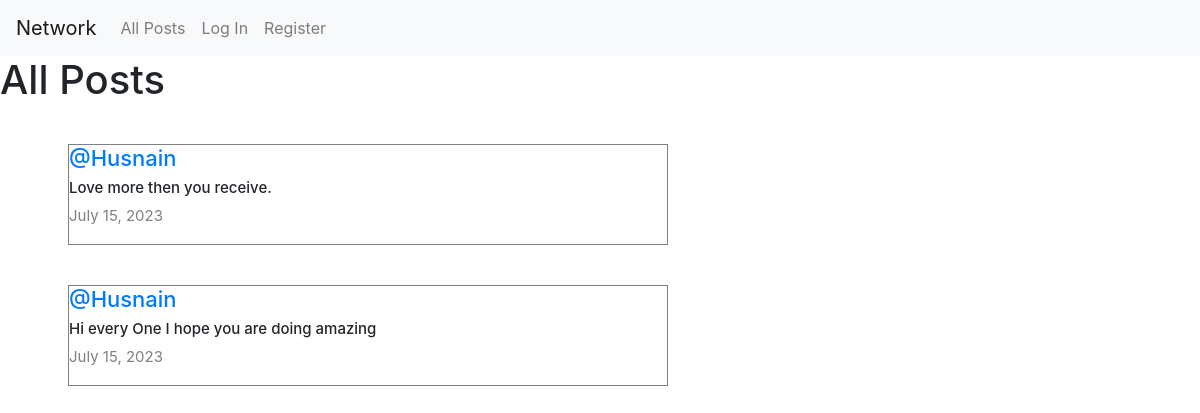
The app's page /, older data.
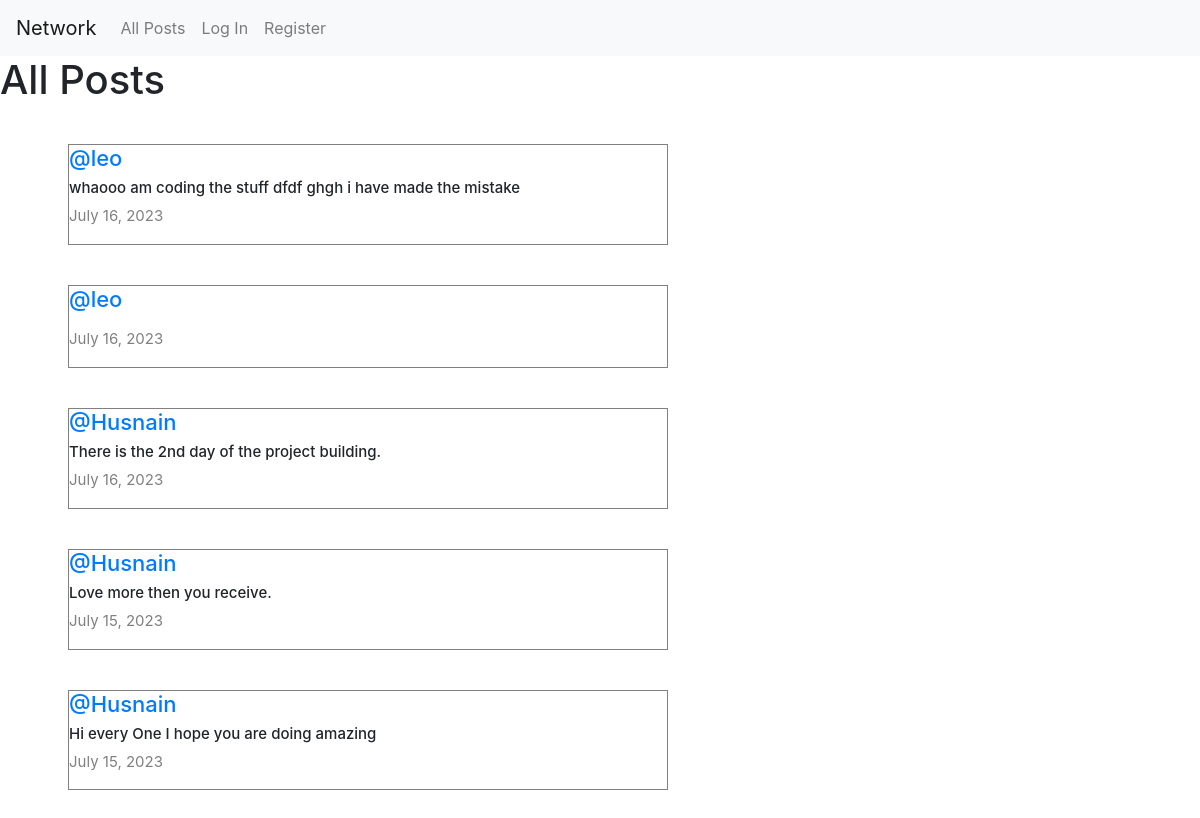
The same page, newer data.
### network/models.py (models this page shows, shortened)
class Post(models.Model):
    content= models.CharField(max_length=140)
    user=models.ForeignKey(User,on_delete=models.CASCADE,related_name="author")
    date=models.DateField(auto_now_add=True)

class User(AbstractUser):
    pass

### network/views.py (the view)
# urls.py: path("", views.index, name="index"),
def index(request):
    allPosts= Post.objects.all().order_by("id").reverse()
    paginator = Paginator(allPosts,10)
    page_number= request.GET.get('page')
    posts_of_the_page = paginator.get_page(page_number)
    allLikes = Like.objects.all()
    whoYouLiked = []
    try:
        for like in allLikes:
            if like.user.id == request.user.id:
                whoYouLiked.append(like.post.id)
    except:
        whoYouLiked=[]
    return render(request,"network/index.html",{
        "allPosts":allPosts,
        "posts_of_the_page":posts_of_the_page,
        "whoYouLiked":whoYouLiked
    })

### network/templates/network/index.html (shortened to what this page needs)
{% extends "network/layout.html" %}
{% block body %}
<h1>All Posts</h1>
<div class="all-posts mx-5" style="display: flex; justify-content: flex-start; flex-direction: column; margin: 20px;">
    {% for post in posts_of_the_page %}
        <div class="post" style="border: 0.3px solid gray; display: flex; justify-content: center; flex-direction: column; max-width: 600px; box-sizing: border-box; margin: 20px;">
            <h5 class="username" style="font-size:22px;"><a href="{% url 'profile' user_id=post.user.id %}">@{{ post.user }}</a></h5>
            <h6 class="content" id="content_{{post.id}}" style="font-size:15px;">{{ post.content }}</h6>
            <p class="date" style="font-size:15px; color:gray;">{{ post.date }}</p>
        </div>
    {% endfor %}
</div>
{% endblock %}

### network/templates/network/layout.html (shortened to what this page needs)
{% load static %}
<!DOCTYPE html>
<html lang="en">
    <head>
        <link rel="stylesheet" href="https://stackpath.bootstrapcdn.com/bootstrap/4.4.1/css/bootstrap.min.css">
        <link rel="stylesheet" href="https://cdnjs.cloudflare.com/ajax/libs/font-awesome/5.15.3/css/all.min.css">
        <link rel="stylesheet" href="https://cdnjs.cloudflare.com/ajax/libs/font-awesome/4.7.0/css/font-awesome.min.css">
        <link href="{% static 'network/styles.css' %}" rel="stylesheet">
    </head>
    <body>
        <nav class="navbar navbar-expand-lg navbar-light bg-light">
            <a class="navbar-brand" href="#">Network</a>
            <div>
              <ul class="navbar-nav mr-auto">
                <li class="nav-item">
                  <a class="nav-link" href="{% url 'index' %}">All Posts</a>
                </li>
                {% if user.is_authenticated %}
                    <li class="nav-item">
                        <a class="nav-link" href="{%url 'following' %}">Following</a>
                    </li>
                    <li class="nav-item">
                        <a class="nav-link" href="{% url 'logout' %}">Log Out</a>
                    </li>
                {% else %}
                    <li class="nav-item">
                        <a class="nav-link" href="{% url 'login' %}">Log In</a>
                    </li>
                    <li class="nav-item">
                        <a class="nav-link" href="{% url 'register' %}">Register</a>
                    </li>
                {% endif %}
              </ul>
            </div>
          </nav>
        <div class="body">
            {% block body %}
            {% endblock %}
        </div>
    </body>
</html>

### network/static/network/styles.css (style rules this page uses)
.all-posts { display: flex; justify-content: flex-start; flex-direction: column; margin: 20px; }
.all-posts .post { border: 0.3px solid gray; display: flex; justify-content: center; flex-direction: column; max-width: 600px; box-sizing: border-box; margin: 20px; }

Row changes from the older to the newer data that the page shows:
added Post: user "leo", content "whaooo am coding the stuff dfdf ghgh i have made the mistake", date "July 16, 2023"
added Post: user "leo", date "July 16, 2023"
added Post: user "Husnain", content "There is the 2nd day of the project building.", date "July 16, 2023"
